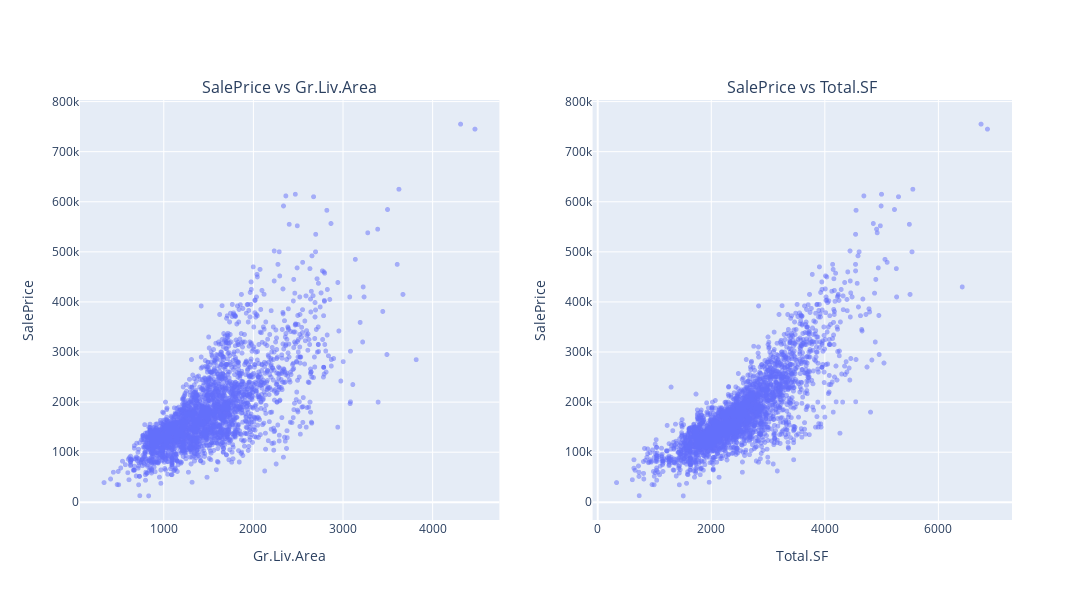

The cell this chart's notebook holds for it:
### Code cell
fig1_px = px.scatter(df, x='Gr.Liv.Area', y='SalePrice')
fig1_px.update_traces(marker=dict(size=5, opacity=0.5))


fig2_px = px.scatter(df, x='Total.SF', y='SalePrice')
fig2_px.update_traces(marker=dict(size=5, opacity=0.5))

fig_subplots = make_subplots(
    rows=1, cols=2,
    subplot_titles=('SalePrice vs Gr.Liv.Area', 'SalePrice vs Total.SF')
)


fig_subplots = make_subplots(
    rows=1, cols=2,
    subplot_titles=('SalePrice vs Gr.Liv.Area', 'SalePrice vs Total.SF')
)


for trace in fig1_px.data:
    fig_subplots.add_trace(trace, row=1, col=1)


for trace in fig2_px.data:
    fig_subplots.add_trace(trace, row=1, col=2)

fig_subplots.update_xaxes(title_text='Gr.Liv.Area', row=1, col=1)
fig_subplots.update_yaxes(title_text='SalePrice', row=1, col=1)


fig_subplots.update_xaxes(title_text='Total.SF', row=1, col=2)
fig_subplots.update_yaxes(title_text='SalePrice', row=1, col=2) 


fig_subplots.update_layout(
    height=600, 
    width=1200, 
    showlegend=False 
)


fig_subplots.show()

### Figure 1 — Plotly figure (JSON) as saved in the notebook; plotly's stock layout.template omitted (floating-point values rounded to 4 significant figures; data arrays with more than 128 entries replaced by an {"elided": "..."} marker saying what was removed)
{"data": [{"hovertemplate": "Gr.Liv.Area=%{x}<br>SalePrice=%{y}<extra></extra>", "legendgroup": "", "marker": {"color": "#636efa", "opacity": 0.5, "size": 5, "symbol": "circle"}, "mode": "markers", "name": "", "showlegend": false, "type": "scattergl", "x": {"elided": "2927 int values"}, "xaxis": "x", "y": {"elided": "2927 int values"}, "yaxis": "y"}, {"hovertemplate": "Total.SF=%{x}<br>SalePrice=%{y}<extra></extra>", "legendgroup": "", "marker": {"color": "#636efa", "opacity": 0.5, "size": 5, "symbol": "circle"}, "mode": "markers", "name": "", "showlegend": false, "type": "scattergl", "x": {"elided": "2927 float values"}, "xaxis": "x2", "y": {"elided": "2927 int values"}, "yaxis": "y2"}], "layout": {"annotations": [{"font": {"size": 16}, "showarrow": false, "text": "SalePrice vs Gr.Liv.Area", "x": 0.225, "xanchor": "center", "xref": "paper", "y": 1, "yanchor": "bottom", "yref": "paper"}, {"font": {"size": 16}, "showarrow": false, "text": "SalePrice vs Total.SF", "x": 0.775, "xanchor": "center", "xref": "paper", "y": 1, "yanchor": "bottom", "yref": "paper"}], "height": 600, "showlegend": false, "width": 1200, "xaxis": {"anchor": "y", "domain": [0, 0.45], "title": {"text": "Gr.Liv.Area"}}, "xaxis2": {"anchor": "y2", "domain": [0.55, 1], "title": {"text": "Total.SF"}}, "yaxis": {"anchor": "x", "domain": [0, 1], "title": {"text": "SalePrice"}}, "yaxis2": {"anchor": "x2", "domain": [0, 1], "title": {"text": "SalePrice"}}}}
